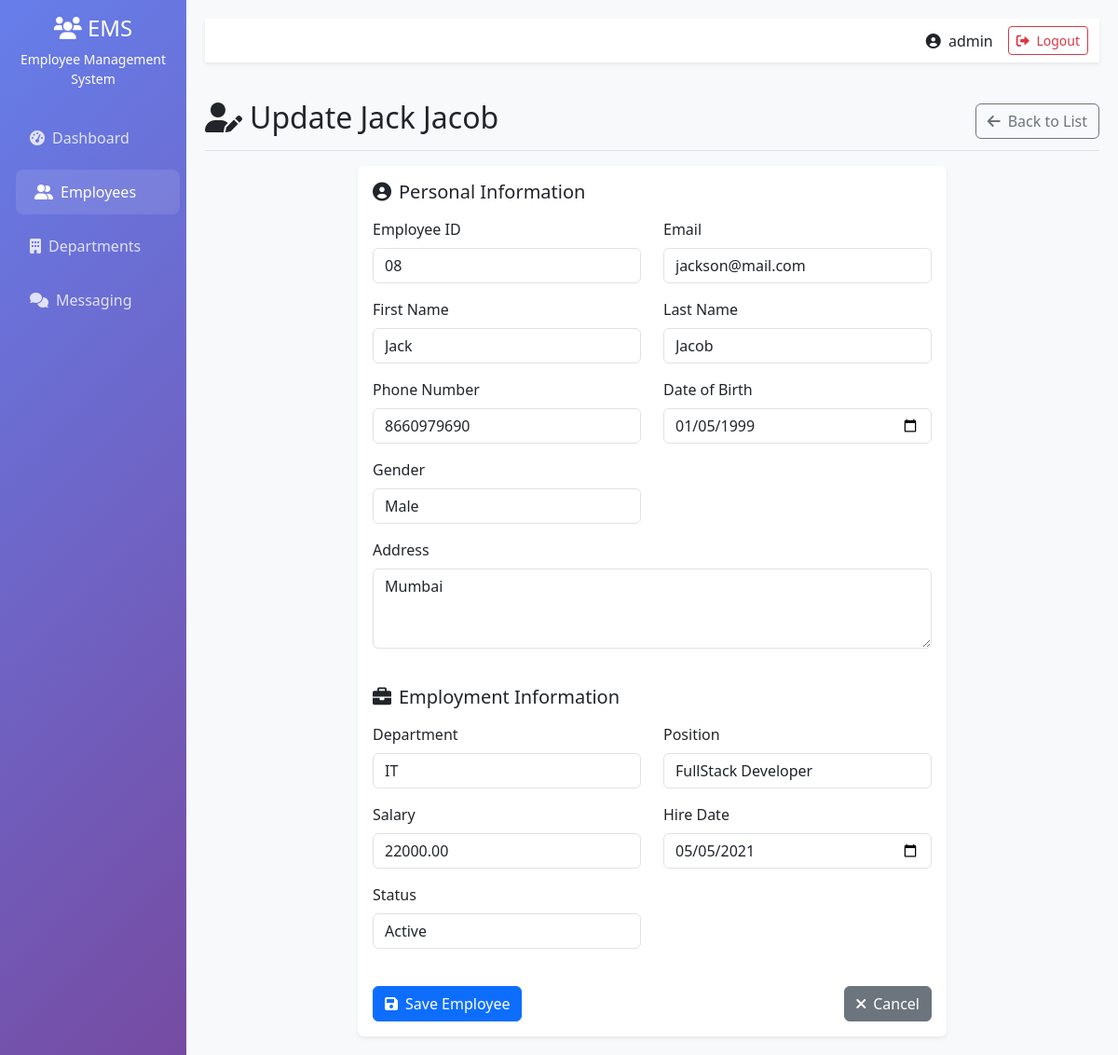
The page /employees/8/edit/ (signed in) on the database as committed earlier.
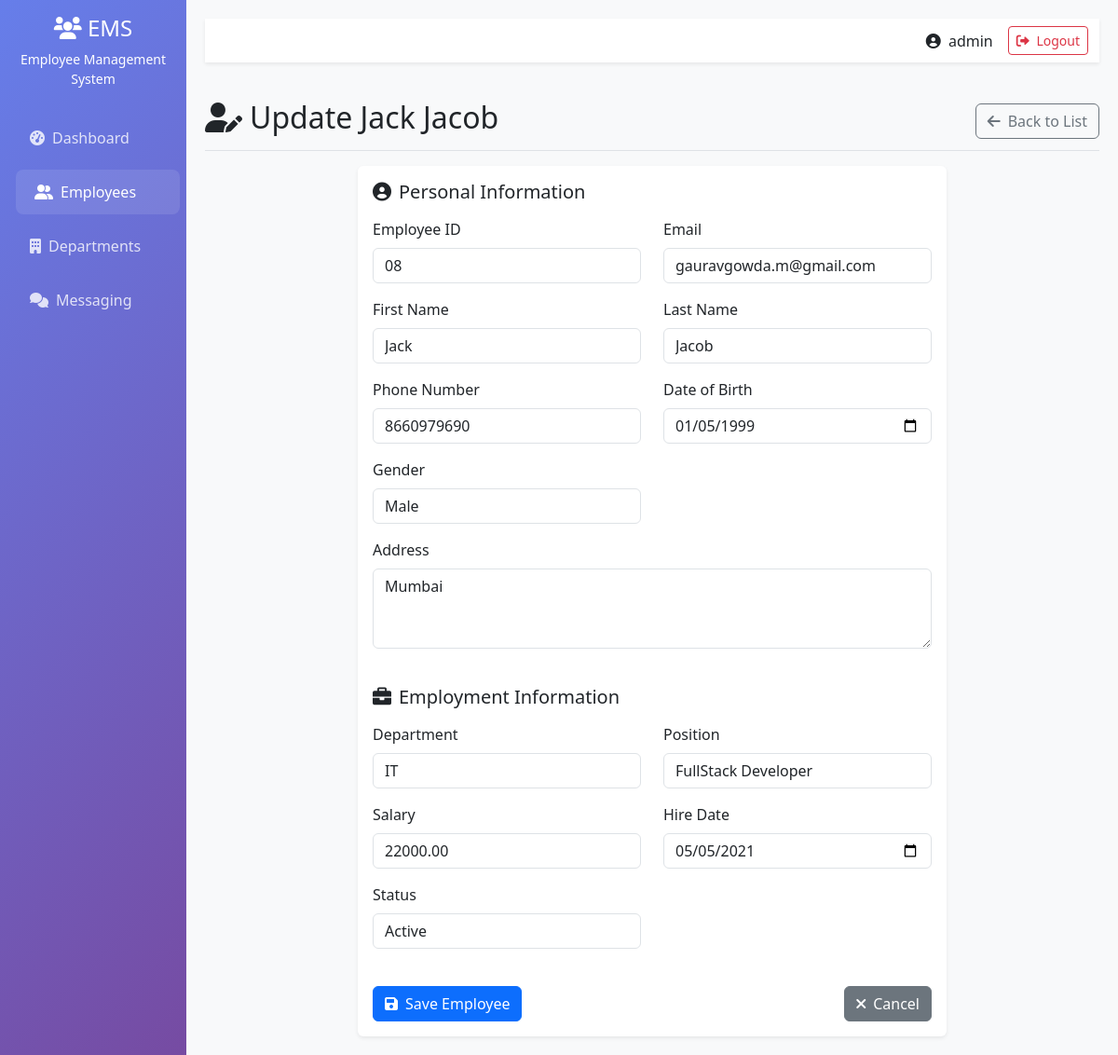
The same page on the database as committed later.
### employees/models.py (models this page shows, shortened)
class Employee(models.Model):
    GENDER_CHOICES = [
        ('M', 'Male'),
        ('F', 'Female'),
        ('O', 'Other'),
    ]
    STATUS_CHOICES = [
        ('active', 'Active'),
        ('inactive', 'Inactive'),
        ('terminated', 'Terminated'),
    ]
    employee_id = models.CharField(max_length=20, unique=True)
    first_name = models.CharField(max_length=50)
    last_name = models.CharField(max_length=50)
    email = models.EmailField(unique=True)
    phone_regex = RegexValidator(
        regex=r'^\+?1?\d{9,15}$',
        message="Phone number must be entered in the format:'+999999999'. upto 15 digits allowed."
    )
    phone_number = models.CharField(validators=[phone_regex], max_length=17)
    date_of_birth = models.DateField()
    gender = models.CharField(max_length=1, choices=GENDER_CHOICES)
    address = models.TextField()
    department = models.ForeignKey(Department, on_delete= models.CASCADE, related_name='employees')
    position = models.CharField(max_length=100)
    salary = models.DecimalField(max_digits=10, decimal_places=2)
    hire_date = models.DateField()
    status = models.CharField(max_length=20, choices=STATUS_CHOICES, default='active')
    created_at = models.DateTimeField(auto_now_add=True)
    updated_at = models.DateTimeField(auto_now=True)
    @property
    def full_name(self):
        return f"{self.first_name} {self.last_name}"
    class Meta:
        ordering = ['first_name', 'last_name']

### employees/views.py (the view)
# urls.py: path('employees/<int:pk>/edit/', views.employee_update, name='employee_update'),
@login_required
def employee_update(request, pk):
    employee = get_object_or_404(Employee, pk=pk)
    if request.method == 'POST':
        form = EmployeeForm(request.POST, instance=employee)
        if form.is_valid():
            form.save()
            messages.success(request, 'Employee updated successfully')
            return redirect('employee_detail', pk=employee.pk)
    else:
        form = EmployeeForm(instance=employee)
    return render(request, 'employees/employee_form.html', {
        'form': form,
        'title': f'Update {employee.full_name}',
        'employee': employee
    })

### employees/forms.py
class EmployeeForm(forms.ModelForm):
    class Meta:
        model = Employee
        fields = '__all__'
        widgets = {
            'date_of_birth': forms.DateInput(attrs={'type': 'date', 'class': 'form-control'}),
            'hire_date': forms.DateInput(attrs={'type': 'date', 'class': 'form-control'}),
            'first_name': forms.TextInput(attrs={'class': 'form-control'}),
            'last_name': forms.TextInput(attrs={'class': 'form-control'}),
            'email': forms.EmailInput(attrs={'class': 'form-control'}),
            'phone_number': forms.TextInput(attrs={'class': 'form-control'}),
            'employee_id': forms.TextInput(attrs={'class': 'form-control'}),
            'position': forms.TextInput(attrs={'class': 'form-control'}),
            'salary': forms.NumberInput(attrs={'class': 'form-control'}),
            'address': forms.Textarea(attrs={'class': 'form-control', 'rows': 3}),
            'gender': forms.Select(attrs={'class': 'form-control'}),
            'department': forms.Select(attrs={'class': 'form-control'}),
            'status': forms.Select(attrs={'class': 'form-control'}),
        }

### employees/models.py (called while the page is built)
    def __str__(self):
        return self.name

### employees/templates/employees/employee_form.html (shortened to what the changed rows need)
{% extends 'employees/base.html' %}
{% block content %}
<div class="d-flex justify-content-between flex-wrap flex-md-nowrap align-items-center pt-3 pb-2 mb-3 border-bottom">
    <h1 class="h2"><i class="fas fa-user-edit me-2"></i>{{ title }}</h1>
</div>
<div class="row">
    <div class="col-md-8 offset-md-2">
        <div class="card">
            <div class="card-body">
                <form method="post">
                    <fieldset class="mb-4">
                        <div class="row">
                            <div class="col-md-6 mb-3">
                                <label for="{{ form.employee_id.id_for_label }}" class="form-label">Employee ID</label>
                                {{ form.employee_id }}
                            </div>
                            <div class="col-md-6 mb-3">
                                <label for="{{ form.email.id_for_label }}" class="form-label">Email</label>
                                {{ form.email }}
                            </div>
                            <div class="col-md-6 mb-3">
                                <label for="{{ form.first_name.id_for_label }}" class="form-label">First Name</label>
                                {{ form.first_name }}
                            </div>
                            <div class="col-md-6 mb-3">
                                <label for="{{ form.last_name.id_for_label }}" class="form-label">Last Name</label>
                                {{ form.last_name }}
                            </div>
                            <div class="col-md-6 mb-3">
                                <label for="{{ form.phone_number.id_for_label }}" class="form-label">Phone Number</label>
                                {{ form.phone_number }}
                            </div>
                            <div class="col-md-6 mb-3">
                                <label for="{{ form.date_of_birth.id_for_label }}" class="form-label">Date of Birth</label>
                                {{ form.date_of_birth }}
                            </div>
                            <div class="col-md-6 mb-3">
                                <label for="{{ form.gender.id_for_label }}" class="form-label">Gender</label>
                                {{ form.gender }}
                            </div>
                            <div class="col-12 mb-3">
                                <label for="{{ form.address.id_for_label }}" class="form-label">Address</label>
                                {{ form.address }}
                            </div>
                        </div>
                    </fieldset>
                    <fieldset class="mb-4">
                        <div class="row">
                            <div class="col-md-6 mb-3">
                                <label for="{{ form.department.id_for_label }}" class="form-label">Department</label>
                                {{ form.department }}
                            </div>
                            <div class="col-md-6 mb-3">
                                <label for="{{ form.position.id_for_label }}" class="form-label">Position</label>
                                {{ form.position }}
                            </div>
                            <div class="col-md-6 mb-3">
                                <label for="{{ form.salary.id_for_label }}" class="form-label">Salary</label>
                                {{ form.salary }}
                            </div>
                            <div class="col-md-6 mb-3">
                                <label for="{{ form.hire_date.id_for_label }}" class="form-label">Hire Date</label>
                                {{ form.hire_date }}
                            </div>
                            <div class="col-md-6 mb-3">
                                <label for="{{ form.status.id_for_label }}" class="form-label">Status</label>
                                {{ form.status }}
                            </div>
                        </div>
                    </fieldset>
                </form>
            </div>
        </div>
    </div>
</div>
{% endblock %}

Rows that differ between the two databases and show on the page:
changed Employee "Jack": email "jackson@mail.com" → "gauravgowda.m@gmail.com"
